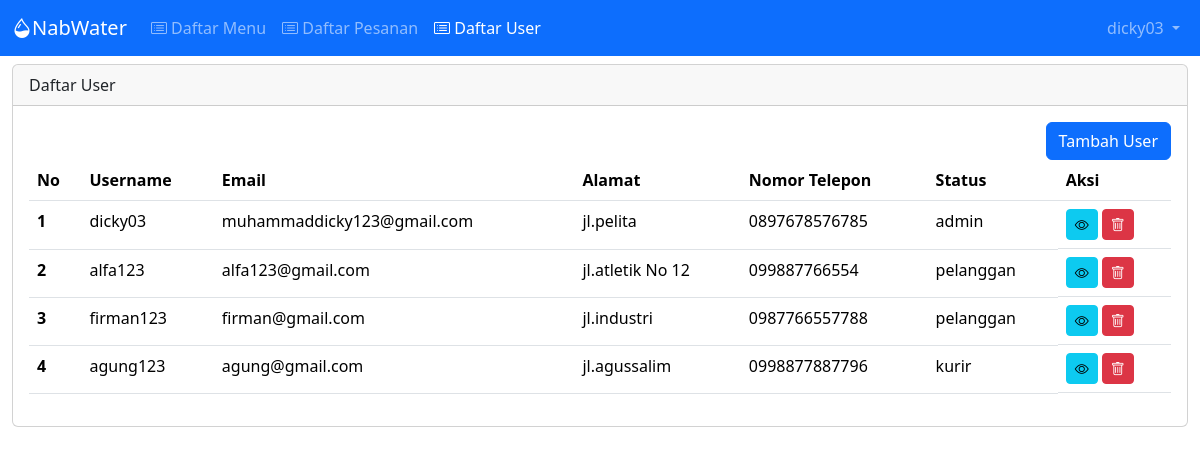
Page /daftar_user (signed in) on the committed database.
### tables this page shows
CREATE TABLE `tbl_user` (
  `id_user` int(11) NOT NULL,
  `nama_lengkap` varchar(100) NOT NULL,
  `username` varchar(100) NOT NULL,
  `email` varchar(100) NOT NULL,
  `alamat` varchar(100) NOT NULL,
  `nomor_telepon` varchar(100) NOT NULL,
  `password` varchar(100) NOT NULL,
  `status` varchar(20) DEFAULT 'pelanggan'
);

### daftar_user.php (the view, shortened to what this page needs)
<?php
include "koneksi.php";
?>
<div class="container-fluid">
    <div class="row">
        <div class="col-lg mt-2">
            <div class="card">
                <div class="card-header">
                    Daftar User
                </div>
                <div class="card-body">
                    <div class="row">
                        <div class="col d-flex justify-content-end">
                            <button class="btn btn-primary" data-bs-toggle="modal" data-bs-target="#tambah_user">Tambah User</button>
                        </div>
                    </div>
                    <div class="table-responsive">
                        <table class="table table-hover">
                            <thead>
                                <tr>
                                    <th scope="col">No</th>
                                    <th scope="col">Username</th>
                                    <th scope="col">Email</th>
                                    <th scope="col">Alamat</th>
                                    <th scope="col">Nomor Telepon</th>
                                    <th scope="col">Status</th>
                                    <th scope="col">Aksi</th>
                                </tr>
                            </thead>
                            <tbody>
                                <?php
                                $query = "SELECT * FROM tbl_user";
                                $result = $connection->query($query);
                                if ($result->num_rows > 0) {
                                    $no = 1;
                                    while ($row = $result->fetch_assoc()) { ?>
                                        <tr>
                                            <th scope="row"><?= $no ?></th>
                                            <td><?= $row['username'] ?></td>
                                            <td><?= $row['email'] ?></td>
                                            <td><?= $row['alamat'] ?></td>
                                            <td><?= $row['nomor_telepon'] ?></td>
                                            <td><?= $row['status'] ?></td>
                                            <td class="d-flex">
                                                <button class="btn btn-info btn-sm me-1" data-bs-toggle="modal" data-bs-target="#view" data-username="<?= $row['username'] ?>" data-email="<?= $row['email'] ?>" data-alamat="<?= $row['alamat'] ?>" data-nomor_telepon="<?= $row['nomor_telepon'] ?>" data-status="<?= $row['status'] ?>" data-nama_lengkap="<?= $row['nama_lengkap'] ?>"><i class="bi bi-eye"></i></button>
                                                <button class="btn btn-danger btn-sm" data-bs-toggle="modal" data-bs-target="#hapus_user" data-id_user="<?= $row['id_user'] ?>"><i class="bi bi-trash"></i></button>
                                            </td>
                                        </tr>
                                    <?php $no++;
                                    }
                                } else { ?>
                                    <tr>
                                        <td colspan="7">Tidak ada user</td>
                                    </tr>
                                <?php }
                                ?>
                            </tbody>
                        </table>
                    </div>
                </div>
            </div>
        </div>
    </div>
</div>

### rows in the picture
tbl_user: username "dicky03", email "muhammaddicky123@gmail.com", alamat "jl.pelita", nomor_telepon "0897678576785", status "admin"
tbl_user: username "alfa123", email "alfa123@gmail.com", alamat "jl.atletik No 12", nomor_telepon "099887766554", status "pelanggan"
tbl_user: username "firman123", email "firman@gmail.com", alamat "jl.industri", nomor_telepon "0987766557788", status "pelanggan"
tbl_user: username "agung123", email "agung@gmail.com", alamat "jl.agussalim", nomor_telepon "0998877887796", status "kurir"

### other values in the picture
$_SESSION['username'] "dicky03"
